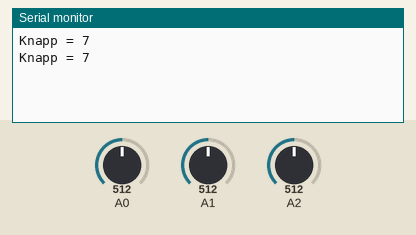
Recording of a sketch running on a simulated Arduino Uno, built with avr-gcc and run on an emulated ATmega328P. Parts: the last lines printed to the serial monitor. Inputs (shaded band) come from the test bench; at power-on: A0 = 512, A1 = 512, A2 = 512.

Above: at 1.2 s.
1.3 s: A0 set to 716
At 1.8 s:
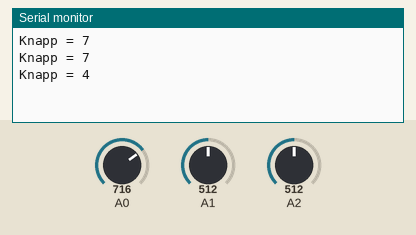
2.8 s: A0 set to 900
At 3.6 s:
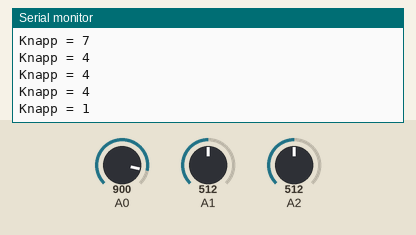
Timing chart, 0 to 5.8 s (numbered marks = the images above; inputs shaded):
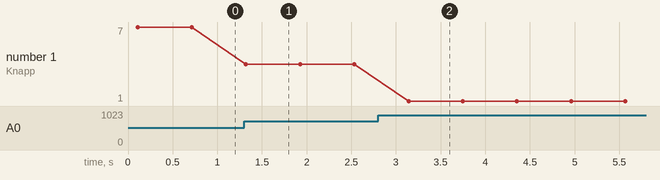

Measured:
- after the input at 1.3 s, the serial monitor: prints a new line at once (image 1)
- after the input at 2.8 s, the serial monitor: prints a new line after 0.34 s (image 2)
- plotted number 1: 7 → 4 after the input at 1.3 s, 4 → 1 after the input at 2.8 s

The sketch:

Keypad.ino
```cpp
/*
*
* Lesing av 12 knappers keypad
* ved bruk av 3 analoge innganger
*
*/
// Grenseverdier
const int NADCm100[4] = {898,644,387,113};
const int NADCp100[4] = {1123,894,637,363}; //{1123,869,612,338}

// Knapper fra øvre venstre hjørne og nedover
const char key[12] = {'1','4','7','*','2','5','8','0','3','6','9','#'};

// Innleste verdier fra de tre analoge inngangene
int keyval[3];
int i,colp,val;


void setup(){
  Serial.begin(9600); // used with serial monitor
}

void loop() {
  char k;
  k = KeyPad(); // les keypad
  if (k != 'N'){ // en knapp var trykket
    Serial.print("Knapp = ");
    Serial.println(k);
    delay(500);
  }
}

/******** Funksjoner brukt i programmet ********/
char KeyPad(){

// Les knappepanelet og returner verdien
// Returner 'N' hvis ikke noe er trykket
  KeyScan(); // Les knappepanelet
  if (keyval[0]+keyval[1]+keyval[2] < 40) {
    return 'N';
  }
  else { // en knapp var trykket
    delay(100); // antibounce
    KeyScan(); // Les igjen
    for (i=0; i < 3; i++){ //finn riktig kolonne
      if (keyval[i] > 40){
        colp = i;
        val = keyval[i]; // Dette er verdien
        for (int j=0; j < 4; j++){ // Finn riktig rad
          if (val >= NADCm100[j] && keyval <= NADCp100[j]){
            return key[colp*4+j]; // Returner trykket knapp
            break;
          }
        }
      }
    }
  }
}

void KeyScan(){// Les de tre analoge inngangene
  keyval[0] = analogRead(A0);
  delay(1);
  keyval[1] = analogRead(A1);
  delay(1);
  keyval[2] = analogRead(A2);
  delay(1);
}
```
